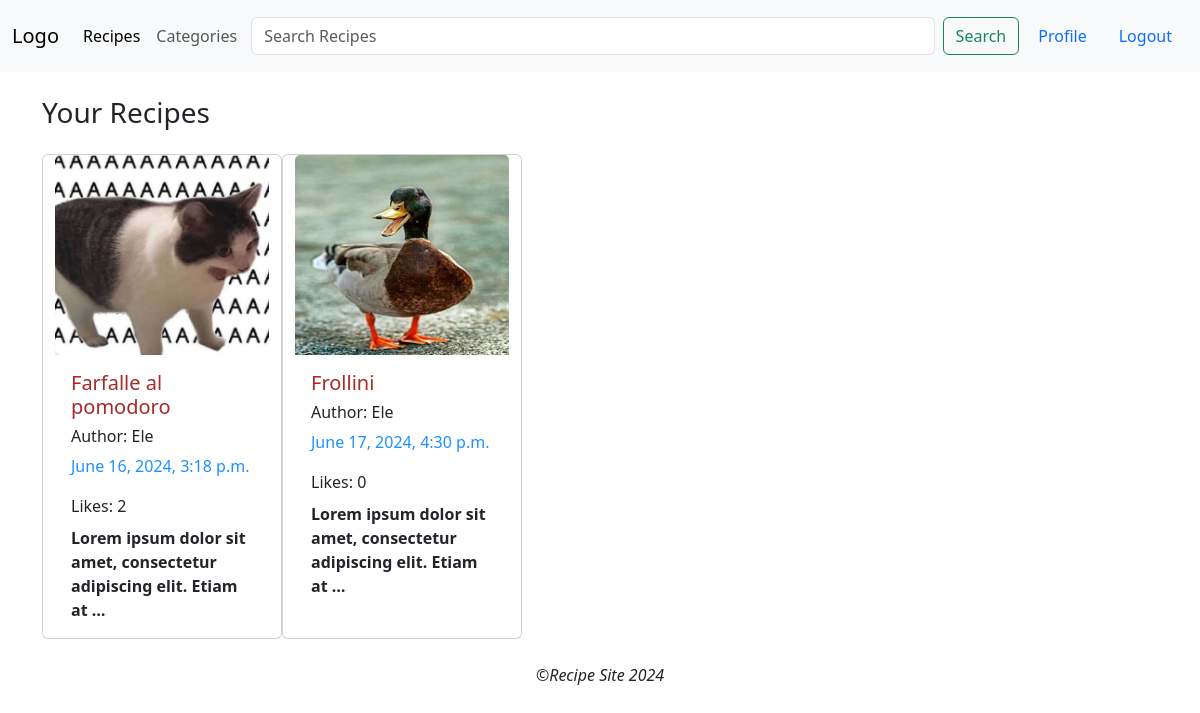
/myRecipes/ (signed in), run on an earlier commit of the app's database.
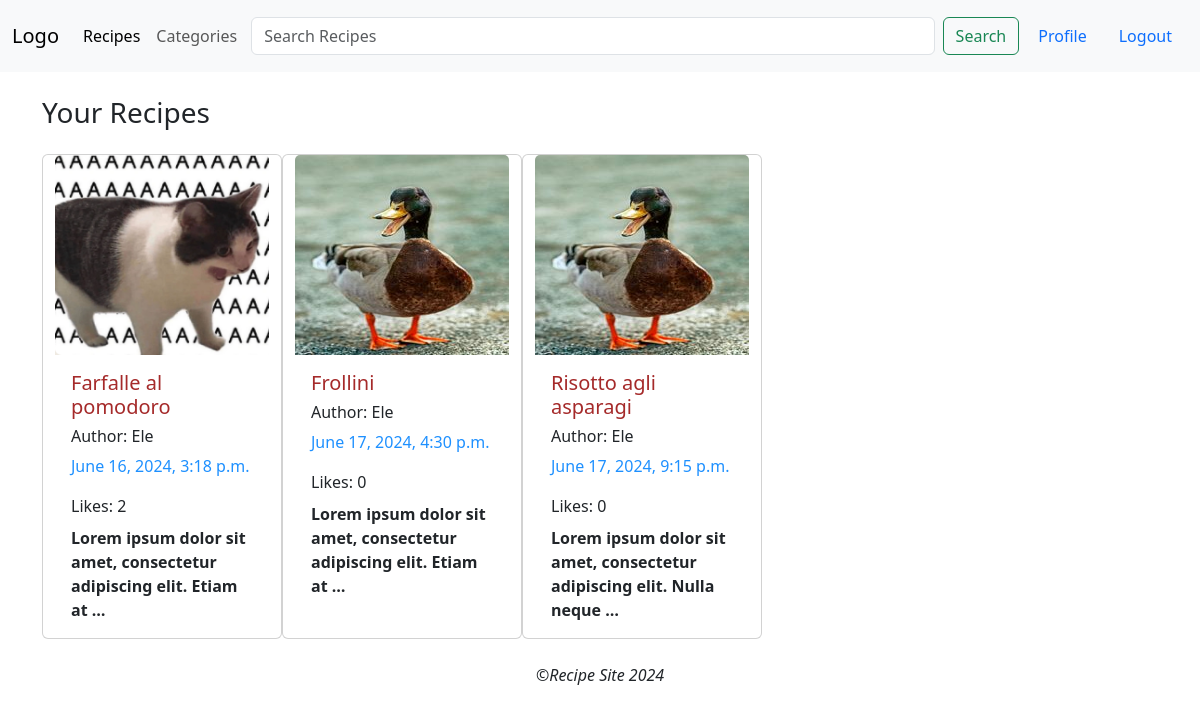
And on a later commit of the database.
### recipes/models.py (models this page shows, shortened)
class Recipe(models.Model):
    DIFFICULTY_LEVELS = [
        (1, 'Very Easy'),
        (2, 'Easy'),
        (3, 'Medium'),
        (4, 'Hard'),
        (5, 'Very Hard'),
    ]
    image = models.ImageField(default='default.jpg', upload_to='recipesPics')
    title = models.CharField(max_length=100)
    description = models.TextField()
    content = models.TextField()
    date_posted = models.DateTimeField(default=timezone.now)
    author = models.ForeignKey(User, on_delete=models.CASCADE)
    difficulty = models.IntegerField(choices=DIFFICULTY_LEVELS, default=3)
    portions = models.IntegerField()
    cooking_time = models.IntegerField()
    ingredients = models.ManyToManyField(Ingredient, related_name='recipes')
    slug = models.SlugField(max_length=100, unique=True, blank=True)
    category = ManyToManyField(Category)
    likes = models.ManyToManyField(User, related_name='likes', blank=True)

### recipes/views.py (the view)
# urls.py: path('myRecipes/', recipe_views.user_recipes_list, name='myRecipes'),
@login_required
def user_recipes_list(request):
    return render(request, 'recipes/userRecipes.html', {'recipes': Recipe.objects.filter(author=request.user)})

### templates/recipes/userRecipes.html
{% extends "recipes/base.html" %}
{% load static %}
{% block content %}
    <h3 class="mb-4 title"> Your Recipes</h3>
    {% if recipes %}
    <div class=" container listRecipes">
        <div class="row">
            {% for recipe in recipes %}
            <div class="card" style="width: 15rem;">
               <a href={% url 'recipesDetail' slug=recipe.slug %}><img src="{{ recipe.image.url }}" class="card-img-top" alt="{{recipe.title}}Image}" height="200px" width="200px"></a>
                <div class="card-body">
                    <a style="text-decoration: none; color: brown" href={% url 'recipesDetail' slug=recipe.slug %}><h5 class="card-title">{{ recipe.title }}</h5></a>
                    <h6>Author: {{ recipe.author }} </h6>
                    <p style="color: dodgerblue"> {{ recipe.date_posted }}</p>
                    <span> Likes: {{ recipe.likes.count }}</span>
                    <p class="mt-2 card-text" style="font-weight: 700">{{ recipe.description|truncatewords:10 }}</p>
                </div>
            </div>
            {% endfor %}
        </div>
    </div>
    {% else %}
        <h3> You don't have any recipes! <strong> Create One!! </strong></h3>
        <a class="btn btn-primary" href={% url 'recipesCreate' %}>Create</a>
    {% endif %}
{% endblock %}

### templates/recipes/base.html (shortened to what this page needs)
{% load static %}
<!DOCTYPE html>
<html lang="en">
<head>
    <link href="https://cdn.jsdelivr.net/npm/bootstrap@5.3.3/dist/css/bootstrap.min.css" rel="stylesheet">
    <link rel="stylesheet" href="{% static 'recipes/style.css' %}">
</head>
<body>
<nav class="navbar navbar-expand-lg bg-body-tertiary sticky-top">
  <div class="container-fluid">
    <a class="navbar-brand" href={% url 'home' %} >Logo</a>
    <div class="collapse navbar-collapse" id="navbarSupportedContent">
      <ul class="navbar-nav me-auto mb-2 mb-lg-0">
        <li class="nav-item">
          <a class="nav-link active" aria-current="page" href={% url 'recipes' %}>Recipes</a>
        </li>
        <li class="nav-item">
          <a class="nav-link" href={% url 'categories' %}>Categories</a>
        </li>
      </ul>
    <div class="mx-auto searchPlace" style="width: 69%">
      <form class="d-flex" action="{% url 'recipeSearch' %}" role="search" method="get">
        <input class="form-control me-2" type="search" placeholder="Search Recipes" aria-label="Search" name="q">
        <button class="btn btn-outline-success" type="submit">Search</button>
      </form>
    </div>
        <ul class="navbar nav mb-2 mb-lg-0 end">
            {% if user.is_authenticated %}
            <li class="nav-item">
                <a class="nav-link " aria-current="page" href={% url 'profile' %} >Profile</a>
            </li>
           	<li class="nav-item">
                <a class="nav-link " aria-current="page" href={% url 'logout' %} >Logout</a>
            </li>
        {% endif %}
    </div>
  </div>
</nav>
 <main class="container mt-4">
        {% block content %}
        {% endblock %}
</main>
<footer class="text-center pt-4">
    <p>&copy;<i>Recipe Site 2024</i></p>
</footer>
</body>
</html>

What changed in the data, as far as the page shows it:
added Recipe: image (placeholder picture), title "Risotto agli asparagi", author "Ele", date_posted "June 17, 2024, 9:15 p.m.", likes.count "0", description "Lorem ipsum dolor sit amet, consectetur adipiscing elit. Nulla neque …"
